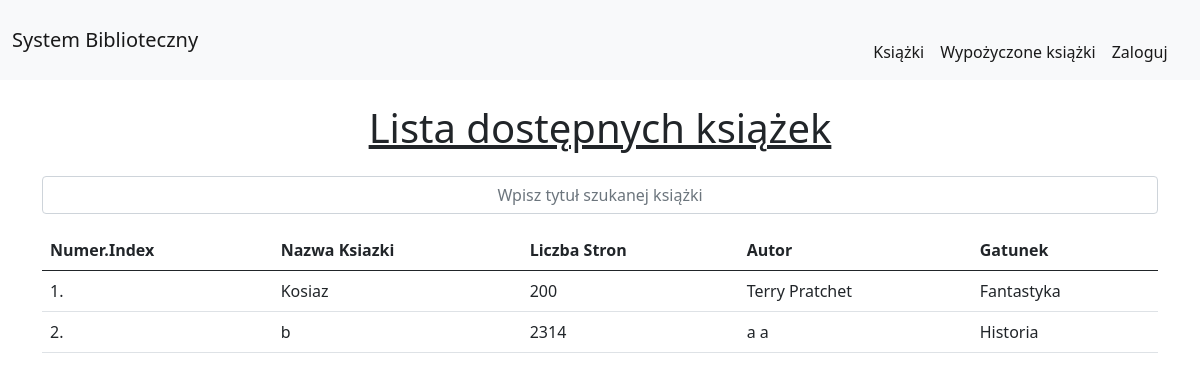
Before: /?page=2 with the older database file.
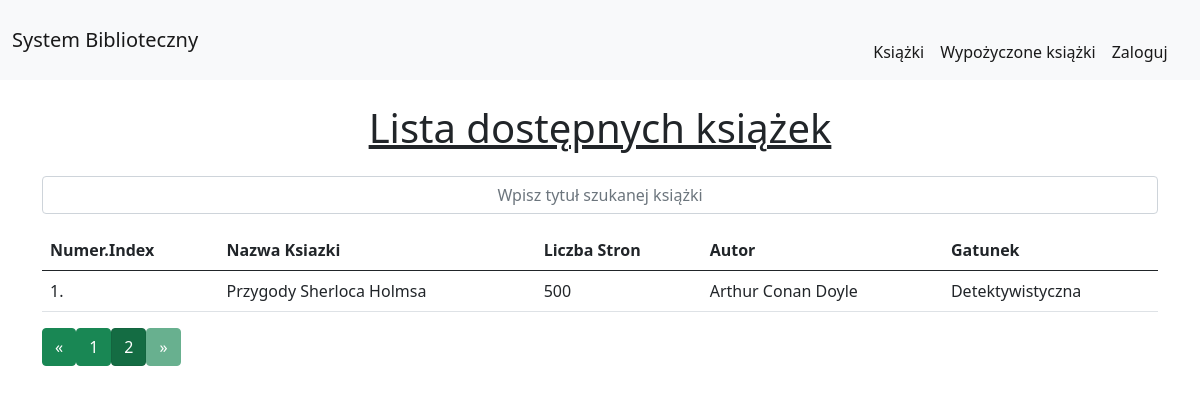
After: the same page with the newer database file.
### Biblioteka/models.py (models this page shows, shortened)
class Books(models.Model):
    title = models.CharField(max_length=200)
    pages = models.IntegerField()
    author = models.ForeignKey(Author, on_delete=models.SET_NULL, null=True)
    genre = models.ForeignKey(Genre, on_delete=models.SET_NULL, null=True)
    class Meta:
        ordering = ['author']

class Author(models.Model):
    name = models.CharField(max_length=200)
    surname = models.CharField(max_length=200)
    def __str__(self):
        return str(self.name) + " " + str(self.surname)

class Genre(models.Model):
    name = models.CharField(max_length=200)
    def __str__(self):
        return str(self.name)

### Biblioteka/views.py (the view)
# urls.py: path("", views.index, name="index"),
def index(request):
    books = Books.objects.all()
    values = []
    page = request.GET.get('page', 1)
    paginator = Paginator(books, 3)
    try:
        books = paginator.page(page)
    except PageNotAnInteger:
        books = paginator.page(1)
    except EmptyPage:
        books = paginator.page(paginator.num_pages)
    for book in books:
        ask = Books.objects.filter(title=book.title).values('id')[0]['id']
        check = Borrowed.objects.filter(book=ask)
        check = len(check)
        if check != 0:
            ask = Books.objects.filter(title=book.title).values('id')[0]['id']
            values.append(ask)
    for val in values:
        books = books.exclude(id=val)
    return render(request, "index.html", {'books': books, 'values': values})

### Biblioteka/templates/index.html (shortened to what this page needs)
{% extends 'basic.html' %}
{% load static %}
{% block body %}
<div class="container mt-4">
    <h1 class="text-center"><u>Lista dostępnych książek</u></h1>
    <center><form method = "POST">{% csrf_token %}
        <div class="form-group col-md-12">
            <div class="row mt-4">
                <div class="input-group mb-3">
                    <input type="text" class="form-control text-center" id="searchBook" placeholder="Wpisz tytuł szukanej książki">
                </div>
            </div>
        </div>
    </form>
<div class="app-table">
    <table class="table table-hover">
        <thead>
            <tr>
                <th>Numer.Index</th>
                <th>Nazwa Ksiazki</th>
                <th>Liczba Stron</th>
                <th>Autor</th>
                <th>Gatunek</th>
            </tr>
        </thead>
        <tbody>
            {% for book in books %}
            <tr>
                <td>{{forloop.counter}}.</td>
                <td>{{book.title}}</td>
                <td>{{book.pages}}</td>
                <td>{{book.author}}</td>
                <td>{{book.genre}}</td>
    {% endfor %}
        </tbody>
    </table>
</div>
{% if books.has_other_pages %}
  <ul class="pagination">
    {% if books.has_previous %}
      <li><a href="?page={{ books.previous_page_number }}" class="btn btn-success">&laquo;</a></li>
    {% else %}
      <li class="disabled btn btn-success"><span>&laquo;</span></li>
    {% endif %}
    {% for i in books.paginator.page_range %}
      {% if books.number == i %}
        <li class="active btn btn-success"><span>{{ i }} </span></li>
      {% else %}
        <li><a href="?page={{ i }}" class="btn btn-success">{{ i }}</a></li>
      {% endif %}
    {% endfor %}
    {% if books.has_next %}
      <li><a href="?page={{ books.next_page_number }}" class="btn btn-success">&raquo;</a></li>
    {% else %}
      <li class="disabled btn btn-success"><span>&raquo;</span></li>
    {% endif %}
  </ul>
{% endif %}
</div>
{% endblock %}

Changed rows visible on the page:
no longer on this page (row edited): Books: title "Kosiaz", pages "200", author "Terry Pratchet", genre "Fantastyka"
no longer on this page (row edited): Books: title "b", pages "2314", author "a a", genre "Historia"
added Books: title "Przygody Sherloca Holmsa", pages "500", author "Arthur Conan Doyle", genre "Detektywistyczna"
Other visible differences:
new list line: "1"
new list line: "2"
